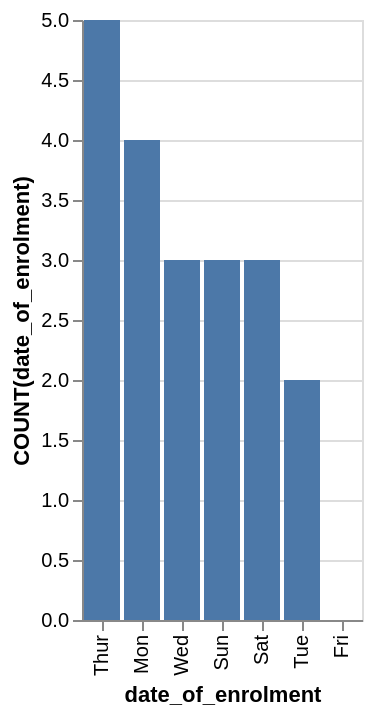

Describe this chart as a Vega-Lite specification.
### Vega-Lite specification from a JSON file in a GitHub repository (floating-point values rounded to 4 significant figures)
{"data": {"values": [{"x_data": "Thur", "y_data": 5}, {"x_data": "Mon", "y_data": 4}, {"x_data": "Wed", "y_data": 3}, {"x_data": "Sun", "y_data": 3}, {"x_data": "Sat", "y_data": 3}, {"x_data": "Tue", "y_data": 2}, {"x_data": "Fri", "y_data": 0}]}, "mark": "bar", "encoding": {"x": {"field": "x_data", "type": "nominal", "title": "date_of_enrolment", "sort": {"op": "sum", "field": "y_data", "order": "descending"}}, "y": {"field": "y_data", "type": "quantitative", "title": "COUNT(date_of_enrolment)"}}}
